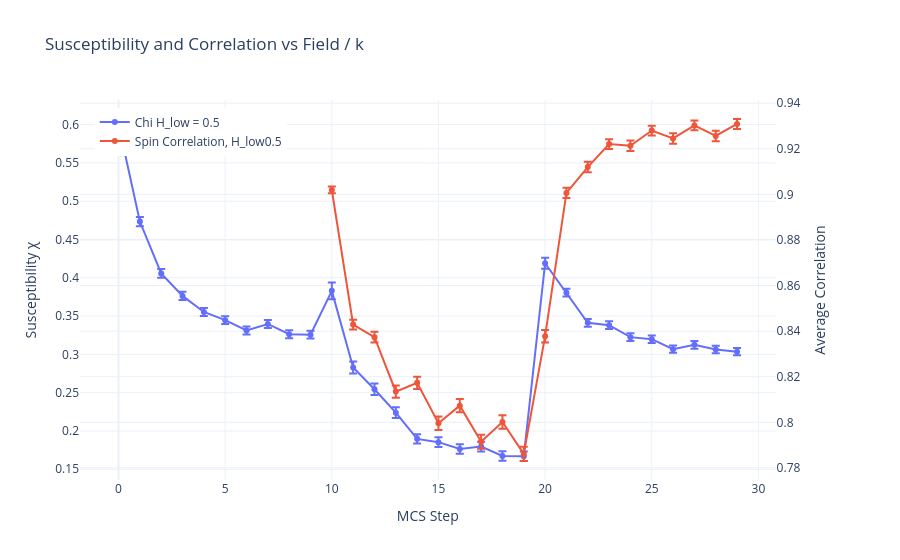

Notebook source saved alongside this figure:
### Code cell
fig.show()

### Figure 1 — Plotly figure (JSON) as saved in the notebook; plotly's stock layout.template omitted (floating-point values rounded to 4 significant figures)
{"data": [{"error_y": {"array": [0.006932, 0.005965, 0.005611, 0.005413, 0.005207, 0.005105, 0.005161, 0.005294, 0.005177, 0.005101, 0.0109, 0.007904, 0.007518, 0.006992, 0.006102, 0.006306, 0.00614, 0.006373, 0.006114, 0.006251, 0.007236, 0.005012, 0.005025, 0.005068, 0.004946, 0.004888, 0.00474, 0.005046, 0.004912, 0.004651], "type": "data", "visible": true}, "hovertemplate": "H_low=0.5<br>i=%{x}<br>χ=%{y:.3f}<extra></extra>", "mode": "lines+markers", "name": "Chi H_low = 0.5", "x": [0, 1, 2, 3, 4, 5, 6, 7, 8, 9, 10, 11, 12, 13, 14, 15, 16, 17, 18, 19, 20, 21, 22, 23, 24, 25, 26, 27, 28, 29], "y": [0.6004, 0.4734, 0.4058, 0.3763, 0.3554, 0.3447, 0.3313, 0.3397, 0.3263, 0.3257, 0.3829, 0.283, 0.2544, 0.224, 0.1897, 0.1854, 0.1765, 0.1796, 0.1674, 0.1671, 0.419, 0.3806, 0.3412, 0.3382, 0.3225, 0.3199, 0.3067, 0.3125, 0.3064, 0.3036], "type": "scatter"}, {"error_y": {"array": [0.001486, 0.002162, 0.002362, 0.002682, 0.002711, 0.002938, 0.00287, 0.003042, 0.002948, 0.00311, 0.002756, 0.00224, 0.002302, 0.002142, 0.002286, 0.002134, 0.002284, 0.00214, 0.002302, 0.00218], "type": "data", "visible": true}, "mode": "lines+markers", "name": "Spin Correlation, H_low0.5", "x": [10, 11, 12, 13, 14, 15, 16, 17, 18, 19, 20, 21, 22, 23, 24, 25, 26, 27, 28, 29], "y": [0.9019, 0.8429, 0.8374, 0.8135, 0.8173, 0.7996, 0.8073, 0.7915, 0.8001, 0.7861, 0.8378, 0.9006, 0.912, 0.9221, 0.9213, 0.928, 0.9245, 0.9303, 0.9256, 0.9309], "type": "scatter", "xaxis": "x", "yaxis": "y2"}], "layout": {"xaxis": {"anchor": "y", "domain": [0.0, 0.94], "title": {"text": "MCS Step"}}, "yaxis": {"anchor": "x", "domain": [0.0, 1.0], "title": {"text": "Susceptibility χ"}}, "yaxis2": {"anchor": "x", "overlaying": "y", "side": "right", "title": {"text": "Average Correlation"}}, "legend": {"x": 0.02, "y": 0.98}, "title": {"text": "Susceptibility and Correlation vs Field / k"}}}
